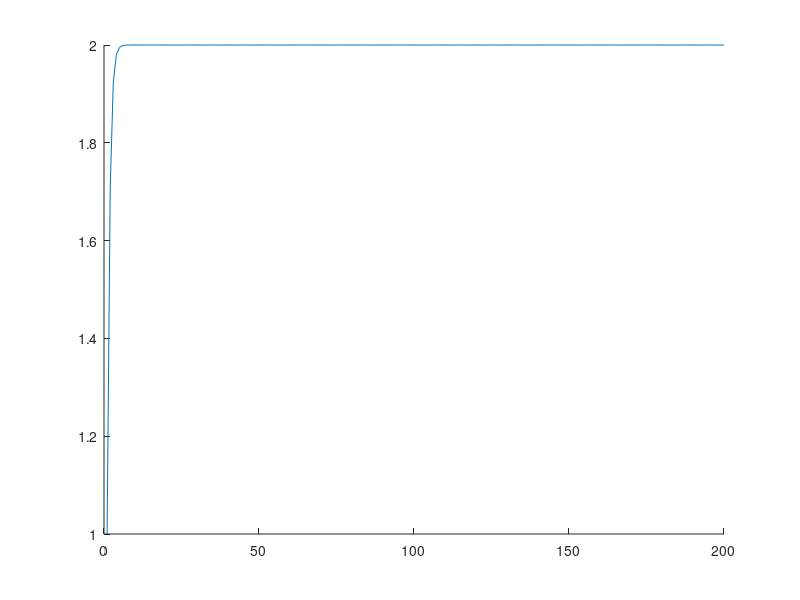

Recreate this plot in MATLAB.
xn = 0;
upperlimit = 200;

values = zeros(1,upperlimit);
numbers = 1:upperlimit;
for x = 0:upperlimit - 1
    xnplus1 = 1 + sqrt(xn - 1);
    xn = xnplus1;
    values(x + 1) = xn;
end

hold on
plot(numbers,values);
